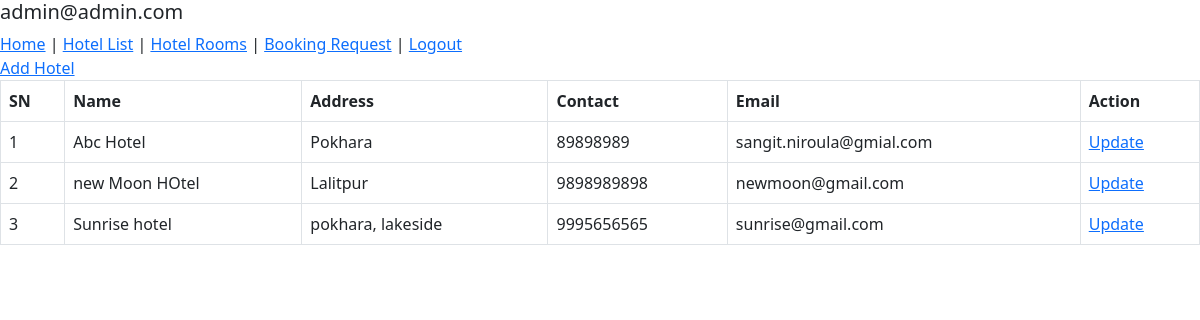
/system-admin/hotel-list/ (signed in), run on the app's committed database.
### hbsapp/models.py (models this page shows, shortened)
class TimeStamp(models.Model):
    created_at = models.DateTimeField(auto_now_add=True)
    updated_at = models.DateTimeField(auto_now=True)
    class Meta:
        abstract = True

class Admin(TimeStamp):
    user = models.OneToOneField(User, on_delete=models.CASCADE)
    mobile = models.CharField(max_length=20, null=True, blank=True)
    profile_image = models.ImageField(upload_to="customers", null=True, blank=True)

class Hotel(TimeStamp):
    name = models.CharField(max_length=200)
    image = models.ImageField(upload_to="hotels", null=True, blank=True)
    address = models.CharField(max_length=200)
    contact = models.CharField(max_length=200)
    email = models.EmailField(unique=True)

### hbsapp/views.py (the view)
class AdminHotelListView(AdminRequiredMixin, View):
    def get(self, request, *args, **kwargs):
        context = self.context
        context["hotellist"] = Hotel.objects.all()
        return render(request, "admintemplates/adminhotellist.html", context)

### hbsapp/views.py (called while the page is built)
    def dispatch(self, request, *args, **kwargs):
        try:
            self.admin = request.user.admin
            self.context = {
                "admin": self.admin
            }
        except Exception as e:
            print(e)
            return redirect(reverse("hbsapp:adminlogin") + "?next=" + request.path)
        return super(AdminRequiredMixin, self).dispatch(request, *args, **kwargs)

### templates/admintemplates/adminhotellist.html (shortened to what this page needs)
{% extends 'admintemplates/adminbase.html' %}
{% block content %}
<div class="row">
    <div class="col-md-12">
        <a href="{% url 'hbsapp:adminhotelcreate' %}">Add Hotel</a>
        <div class="table">
            <table class="table table-bordered">
                <thead>
                    <tr>
                        <th>SN</th>
                        <th>Name</th>
                        <th>Address</th>
                        <th>Contact</th>
                        <th>Email</th>
                        <th>Action</th>
                    </tr>
                </thead>
                <tbody>
                    {% for hotel in hotellist %}
                    <tr>
                        <td>{{forloop.counter}}</td>
                        <td>{{hotel.name}}</td>
                        <td>{{hotel.address}}</td>
                        <td>{{hotel.contact}}</td>
                        <td>{{hotel.email}}</td>
                        <td>
                            <a href="{% url 'hbsapp:adminhotelupdate' hotel.id %}">Update</a>
                        </td>
                    </tr>
                    {% endfor %}
                </tbody>
            </table>
        </div>
    </div>
</div>
{% endblock %}

### templates/admintemplates/adminbase.html (shortened to what this page needs)
<!DOCTYPE html>
<html lang="en">
<head>
    <link href="https://cdn.jsdelivr.net/npm/bootstrap@5.0.0-beta3/dist/css/bootstrap.min.css" rel="stylesheet">
</head>
<body>
    <h5>{{admin.user.username}}</h5>
    <a href="{% url 'hbsapp:adminhome' %}">Home</a> |
    <a href="{% url 'hbsapp:adminhotellist' %}">Hotel List</a> |
    <a href="{% url 'hbsapp:adminroomlist' %}">Hotel Rooms</a> |
    <a href="{% url 'hbsapp:adminhotellist' %}">Booking Request</a> |
    <a href="{% url 'hbsapp:adminlogout' %}">Logout</a>
    {% block content %}
    {% endblock %}
</body>
</html>

### data on the page
Admin: user.username "admin@admin.com"
Hotel: name "Abc Hotel", address "Pokhara", contact "89898989", email "sangit.niroula@gmial.com"
Hotel: name "new Moon HOtel", address "Lalitpur", contact "9898989898", email "newmoon@gmail.com"
Hotel: name "Sunrise hotel", address "pokhara, lakeside", contact "9995656565", email "sunrise@gmail.com"
